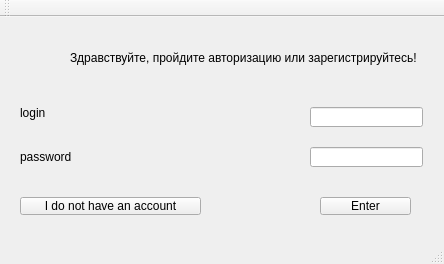
<?xml version="1.0" encoding="UTF-8"?>
<ui version="4.0">
 <class>MainWindow</class>
 <widget class="QMainWindow" name="MainWindow">
  <property name="geometry">
   <rect>
    <x>0</x>
    <y>0</y>
    <width>444</width>
    <height>264</height>
   </rect>
  </property>
  <property name="windowTitle">
   <string>MainWindow</string>
  </property>
  <widget class="QWidget" name="centralwidget">
   <widget class="QLabel" name="Main_label">
    <property name="geometry">
     <rect>
      <x>70</x>
      <y>0</y>
      <width>371</width>
      <height>81</height>
     </rect>
    </property>
    <property name="text">
     <string>Здравствуйте, пройдите авторизацию или зарегистрируйтесь!</string>
    </property>
    <property name="textFormat">
     <enum>Qt::PlainText</enum>
    </property>
   </widget>
   <widget class="QLabel" name="label_2">
    <property name="geometry">
     <rect>
      <x>20</x>
      <y>70</y>
      <width>61</width>
      <height>51</height>
     </rect>
    </property>
    <property name="text">
     <string>login</string>
    </property>
   </widget>
   <widget class="QLabel" name="label_3">
    <property name="geometry">
     <rect>
      <x>20</x>
      <y>130</y>
      <width>61</width>
      <height>20</height>
     </rect>
    </property>
    <property name="text">
     <string>password</string>
    </property>
   </widget>
   <widget class="QPushButton" name="pushButton">
    <property name="geometry">
     <rect>
      <x>320</x>
      <y>180</y>
      <width>91</width>
      <height>18</height>
     </rect>
    </property>
    <property name="text">
     <string>Enter</string>
    </property>
   </widget>
   <widget class="QPushButton" name="pushButton_2">
    <property name="geometry">
     <rect>
      <x>20</x>
      <y>180</y>
      <width>181</width>
      <height>18</height>
     </rect>
    </property>
    <property name="text">
     <string>I do not have an account</string>
    </property>
   </widget>
   <widget class="QLineEdit" name="lineEdit">
    <property name="geometry">
     <rect>
      <x>310</x>
      <y>90</y>
      <width>113</width>
      <height>20</height>
     </rect>
    </property>
   </widget>
   <widget class="QLineEdit" name="lineEdit_2">
    <property name="geometry">
     <rect>
      <x>310</x>
      <y>130</y>
      <width>113</width>
      <height>20</height>
     </rect>
    </property>
   </widget>
  </widget>
  <widget class="QStatusBar" name="statusbar"/>
  <widget class="QToolBar" name="toolBar">
   <property name="windowTitle">
    <string>toolBar</string>
   </property>
   <attribute name="toolBarArea">
    <enum>TopToolBarArea</enum>
   </attribute>
   <attribute name="toolBarBreak">
    <bool>false</bool>
   </attribute>
  </widget>
 </widget>
 <resources/>
 <connections/>
</ui>
